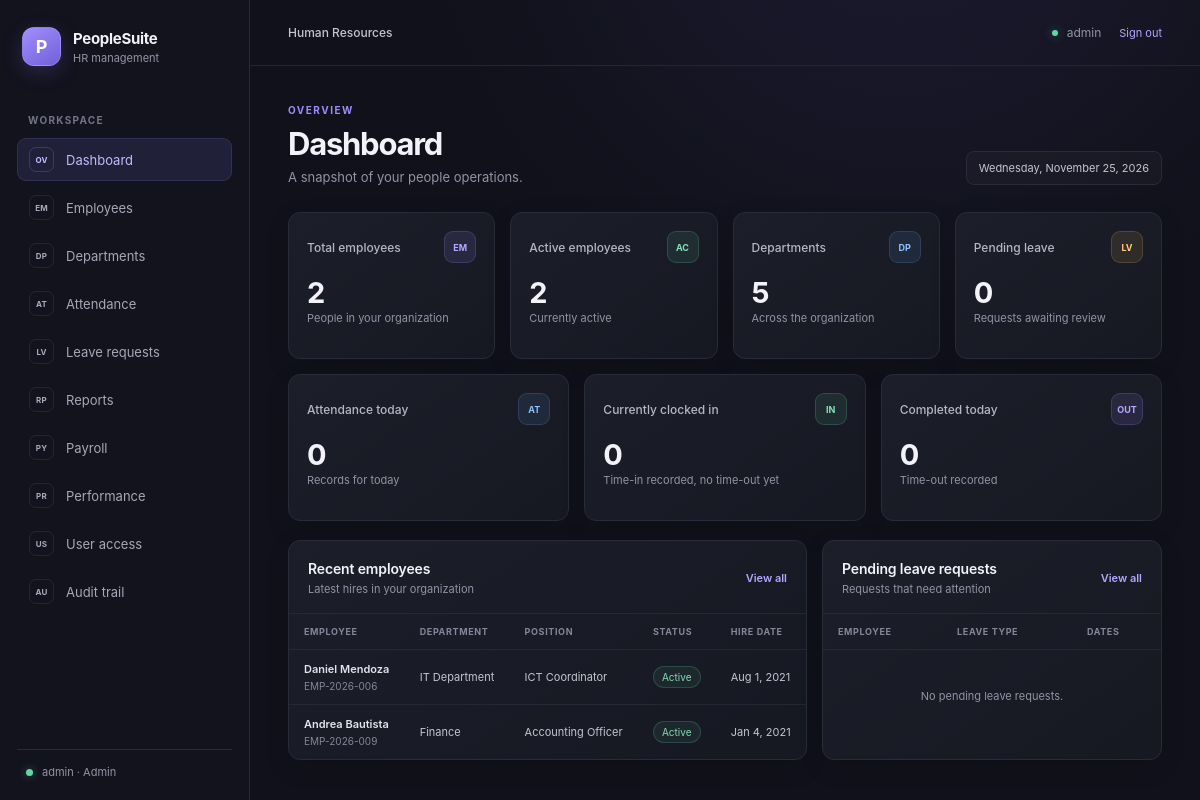
/dashboard.php (signed in), run on an earlier commit of the app's database.
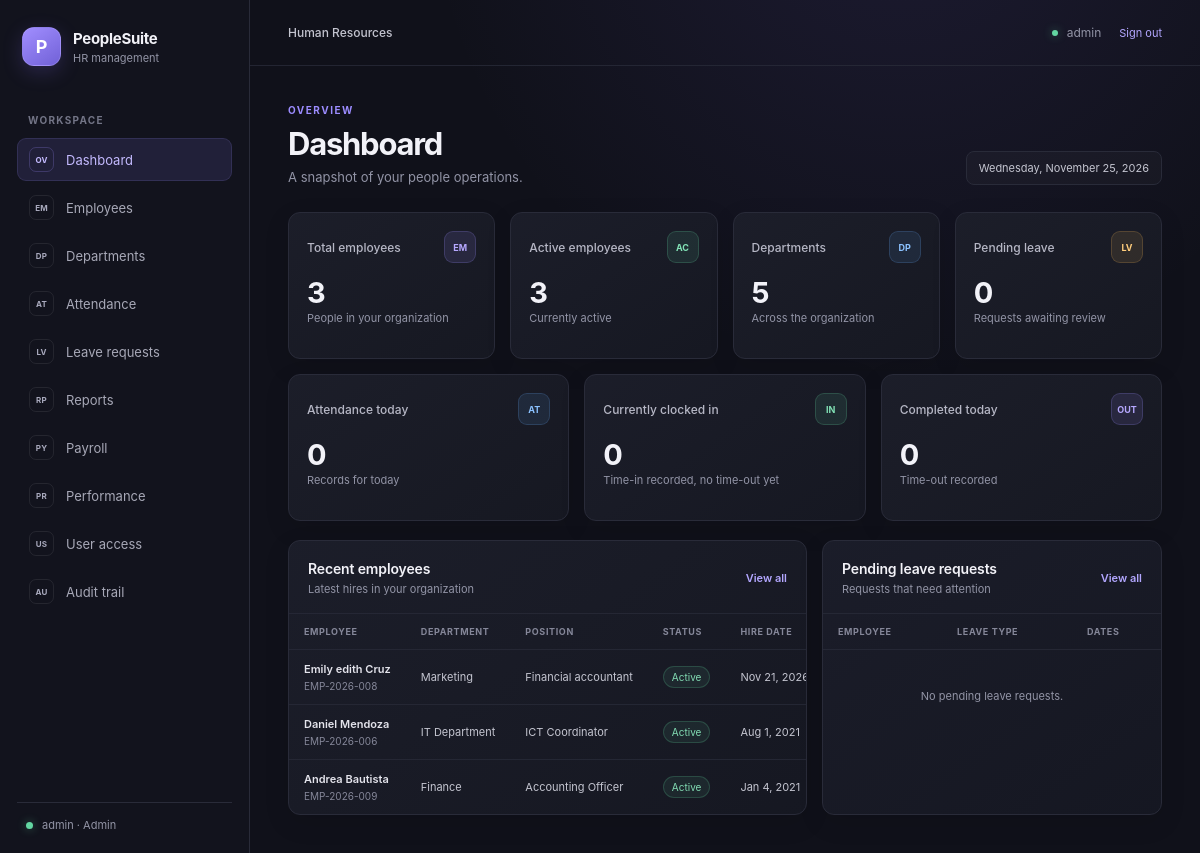
And on a later commit of the database.
### tables this page shows
CREATE TABLE `employees` (
  `employee_id` int(11) NOT NULL,
  `employee_code` varchar(20) NOT NULL,
  `first_name` varchar(100) NOT NULL,
  `middle_name` varchar(100) DEFAULT NULL,
  `last_name` varchar(100) NOT NULL,
  `gender` enum('Male','Female','Other') DEFAULT 'Other',
  `birth_date` date DEFAULT NULL,
  `email` varchar(150) NOT NULL,
  `phone` varchar(30) DEFAULT NULL,
  `address` text DEFAULT NULL,
  `department_id` int(11) DEFAULT NULL,
  `position` varchar(100) DEFAULT NULL,
  `hire_date` date NOT NULL,
  `employment_type` enum('Regular','Probationary','Contractual','Part-time') DEFAULT 'Regular',
  `employment_status` enum('Active','On Leave','Resigned','Terminated','Retired') DEFAULT 'Active',
  `basic_salary` decimal(12,2) DEFAULT 0.00,
  `created_at` timestamp NOT NULL DEFAULT current_timestamp(),
  `updated_at` timestamp NOT NULL DEFAULT current_timestamp() ON UPDATE current_timestamp()
);

CREATE TABLE `departments` (
  `department_id` int(11) NOT NULL,
  `department_name` varchar(100) NOT NULL,
  `description` text DEFAULT NULL,
  `created_at` timestamp NOT NULL DEFAULT current_timestamp()
);

### dashboard.php (the view, shortened to what the changed rows need)
<?php
require __DIR__ . '/config/db.php';
$dashboardError = null;
$stats = null;
$recentEmployees = [];
$pendingLeaves = [];
try {
    $stats = $pdo->query(
        "SELECT
            (SELECT COUNT(*) FROM employees) AS total_employees,
            (SELECT COUNT(*) FROM employees WHERE employment_status = 'Active') AS active_employees,
            (SELECT COUNT(*) FROM departments) AS total_departments,
            (SELECT COUNT(*) FROM leave_requests WHERE leave_status = 'Pending') AS pending_leave_requests,
            (SELECT COUNT(*) FROM attendance WHERE attendance_date = CURRENT_DATE()) AS attendance_records_today,
            (SELECT COUNT(*) FROM attendance
             WHERE attendance_date = CURRENT_DATE() AND time_in IS NOT NULL AND time_out IS NULL) AS employees_clocked_in,
            (SELECT COUNT(*) FROM attendance
             WHERE attendance_date = CURRENT_DATE() AND time_out IS NOT NULL) AS employees_clocked_out"
    )->fetch();
    $recentEmployees = $pdo->query(
        "SELECT e.employee_code, e.first_name, e.last_name, e.position,
                e.employment_status, e.hire_date, d.department_name
         FROM employees AS e
         LEFT JOIN departments AS d ON d.department_id = e.department_id
         ORDER BY e.hire_date DESC, e.employee_id DESC
         LIMIT 5"
    )->fetchAll();
    $pendingLeaves = $pdo->query(
        "SELECT lr.leave_type, lr.start_date, lr.end_date,
                e.first_name, e.last_name
         FROM leave_requests AS lr
         INNER JOIN employees AS e ON e.employee_id = lr.employee_id
         WHERE lr.leave_status = 'Pending'
         ORDER BY lr.created_at DESC, lr.leave_id DESC
         LIMIT 5"
    )->fetchAll();
} catch (PDOException $e) {
    error_log('Dashboard query failed: ' . $e->getMessage());
    $dashboardError = 'Dashboard data could not be loaded. Please try again later.';
}
require __DIR__ . '/includes/header.php';
require __DIR__ . '/includes/sidebar.php';
?>
<section class="page-heading">
    <div>
        <h1>Dashboard</h1>
    </div>
</section>
<?php if ($dashboardError !== null): ?>
    <div class="alert alert-error" role="alert">
        <?= htmlspecialchars($dashboardError, ENT_QUOTES, 'UTF-8') ?>
    </div>
<?php else: ?>
    <section class="metric-grid" aria-label="Employee statistics">
        <article class="metric-card">
            <div class="metric-topline">
                <span class="metric-label">Total employees</span>
                <span class="metric-icon icon-violet" aria-hidden="true">EM</span>
            </div>
            <p class="metric-value"><?= number_format((int) $stats['total_employees']) ?></p>
            <p class="metric-note">People in your organization</p>
        </article>
        <article class="metric-card">
            <div class="metric-topline">
                <span class="metric-label">Active employees</span>
                <span class="metric-icon icon-green" aria-hidden="true">AC</span>
            </div>
            <p class="metric-value"><?= number_format((int) $stats['active_employees']) ?></p>
            <p class="metric-note">Currently active</p>
        </article>
        <article class="metric-card">
            <div class="metric-topline">
                <span class="metric-label">Departments</span>
                <span class="metric-icon icon-blue" aria-hidden="true">DP</span>
            </div>
            <p class="metric-value"><?= number_format((int) $stats['total_departments']) ?></p>
            <p class="metric-note">Across the organization</p>
        </article>
        <article class="metric-card">
            <div class="metric-topline">
                <span class="metric-label">Pending leave</span>
                <span class="metric-icon icon-amber" aria-hidden="true">LV</span>
            </div>
            <p class="metric-value"><?= number_format((int) $stats['pending_leave_requests']) ?></p>
            <p class="metric-note">Requests awaiting review</p>
        </article>
    </section>
    <section class="metric-grid attendance-metric-grid" aria-label="Today's attendance statistics">
        <article class="metric-card">
            <div class="metric-topline">
                <span class="metric-label">Attendance today</span>
                <span class="metric-icon icon-blue" aria-hidden="true">AT</span>
            </div>
            <p class="metric-value"><?= number_format((int) $stats['attendance_records_today']) ?></p>
            <p class="metric-note">Records for today</p>
        </article>
        <article class="metric-card">
            <div class="metric-topline">
                <span class="metric-label">Currently clocked in</span>
                <span class="metric-icon icon-green" aria-hidden="true">IN</span>
            </div>
            <p class="metric-value"><?= number_format((int) $stats['employees_clocked_in']) ?></p>
            <p class="metric-note">Time-in recorded, no time-out yet</p>
        </article>
        <article class="metric-card">
            <div class="metric-topline">
                <span class="metric-label">Completed today</span>
                <span class="metric-icon icon-violet" aria-hidden="true">OUT</span>
            </div>
            <p class="metric-value"><?= number_format((int) $stats['employees_clocked_out']) ?></p>
            <p class="metric-note">Time-out recorded</p>
        </article>
    </section>
    <section class="activity-grid" aria-label="Recent HR activity">
        <article class="panel">
            <div class="panel-heading">
                <div>
                    <h2>Recent employees</h2>
                    <p>Latest hires in your organization</p>
                </div>
                <a class="text-link" href="employees.php">View all</a>
            </div>
            <div class="table-wrap">
                <table>
                    <thead>
                        <tr>
                            <th scope="col">Employee</th>
                            <th scope="col">Department</th>
                            <th scope="col">Position</th>
                            <th scope="col">Status</th>
                            <th scope="col">Hire date</th>
                        </tr>
                    </thead>
                    <tbody>
                        <?php if ($recentEmployees === []): ?>
                            <tr>
                                <td class="empty-state" colspan="5">No employees have been added yet.</td>
                            </tr>
                        <?php else: ?>
                            <?php foreach ($recentEmployees as $employee): ?>
                                <tr>
                                    <td>
                                        <span class="person-name">
                                            <?= htmlspecialchars($employee['first_name'] . ' ' . $employee['last_name'], ENT_QUOTES, 'UTF-8') ?>
                                        </span>
                                        <span class="secondary-text"><?= htmlspecialchars($employee['employee_code'], ENT_QUOTES, 'UTF-8') ?></span>
                                    </td>
                                    <td><?= htmlspecialchars($employee['department_name'] ?? 'Unassigned', ENT_QUOTES, 'UTF-8') ?></td>
                                    <td><?= htmlspecialchars($employee['position'] ?? '—', ENT_QUOTES, 'UTF-8') ?></td>
                                    <td>
                                        <span class="status-badge status-<?= strtolower(str_replace(' ', '-', htmlspecialchars($employee['employment_status'], ENT_QUOTES, 'UTF-8'))) ?>">
                                            <?= htmlspecialchars($employee['employment_status'], ENT_QUOTES, 'UTF-8') ?>
                                        </span>
                                    </td>
                                    <td><?= htmlspecialchars(date('M j, Y', strtotime($employee['hire_date'])), ENT_QUOTES, 'UTF-8') ?></td>
                                </tr>
                            <?php endforeach; ?>
                        <?php endif; ?>
                    </tbody>
                </table>
            </div>
        </article>
        <article class="panel">
            <div class="panel-heading">
                <div>
                    <h2>Pending leave requests</h2>
                    <p>Requests that need attention</p>
                </div>
                <a class="text-link" href="leave.php">View all</a>
            </div>
            <div class="table-wrap">
                <table>
                    <thead>
                        <tr>
                            <th scope="col">Employee</th>
                            <th scope="col">Leave type</th>
                            <th scope="col">Dates</th>
                        </tr>
                    </thead>
                    <tbody>
                        <?php if ($pendingLeaves === []): ?>
                            <tr>
                                <td class="empty-state" colspan="3">No pending leave requests.</td>
                            </tr>
                        <?php endif; ?>
                    </tbody>
                </table>
            </div>
        </article>
    </section>
<?php endif; ?>
<?php require __DIR__ . '/includes/footer.php'; ?>

What changed in the data, as far as the page shows it:
added employees: first_name+last_name "Emily edith Cruz", employee_code "EMP-2026-008", department.department_name "Marketing", position "Financial accountant", employment_status "Active", hire_date "Nov 21,…"
Also different on the page:
$stats['total_employees']: "2" → "3"
$stats['active_employees']: "2" → "3"
